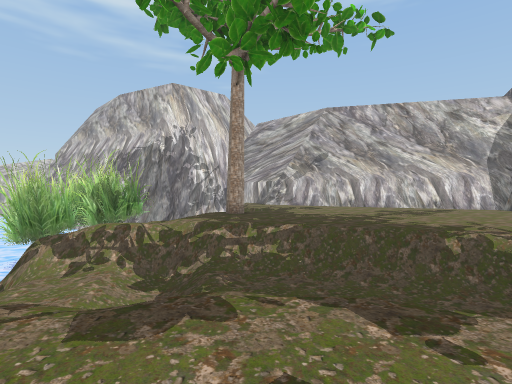
View 1 (above)

19 first-person views from a walk through a scene from a Unity 3-D project. The camera is 1.2 m above the floor, looks level and sees 80° across. The floor is counted in squares, 2 m on a side. Each view is taken from the middle of a square. On the plan, view 1 faces up. The plan holds only what a view shows up to about 9 squares ahead; the rest is blank. The place goes on beyond the plan. Some animated figures are not drawn.

View 2
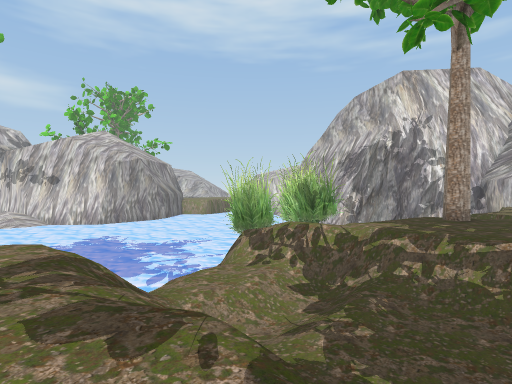

View 3
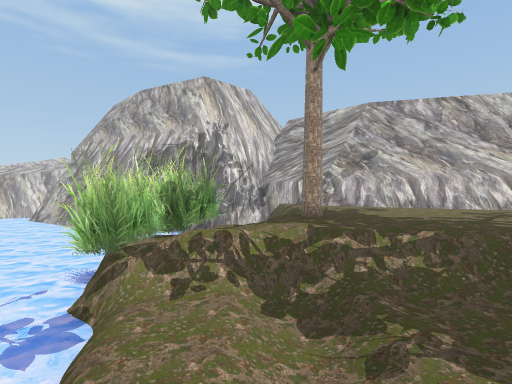

View 4
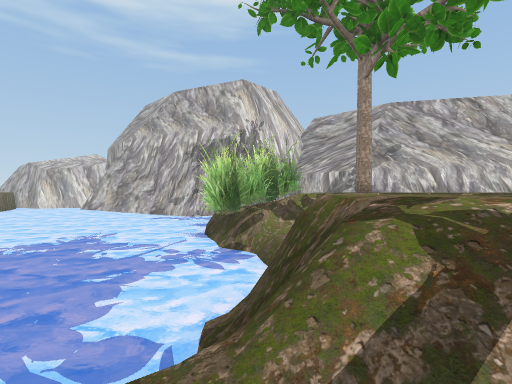

View 5
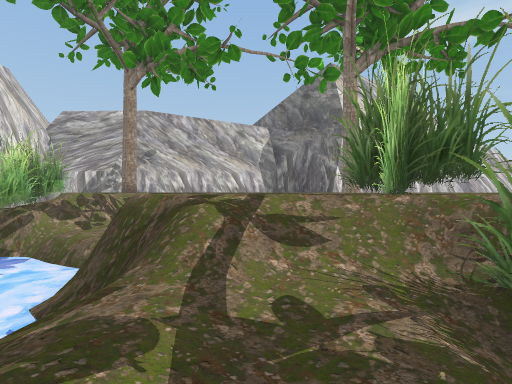

View 6
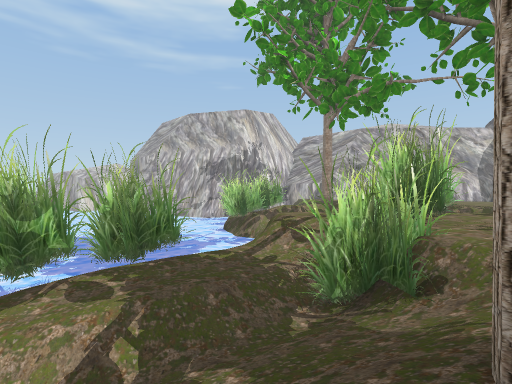

View 7
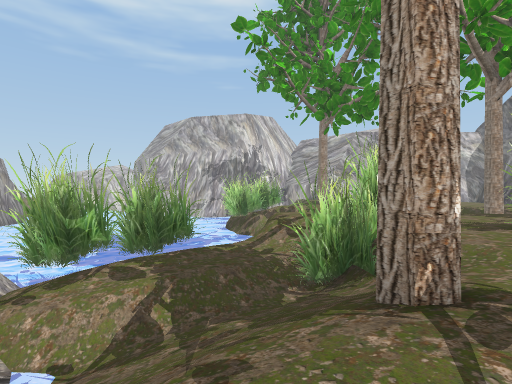

View 8
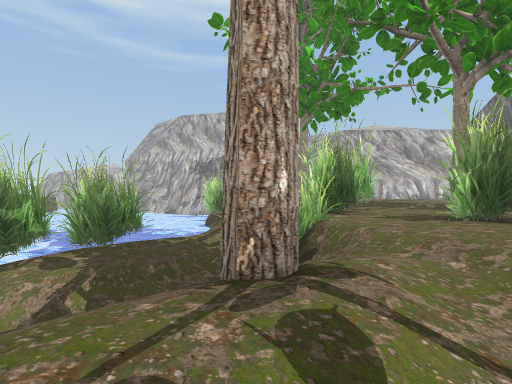

View 9
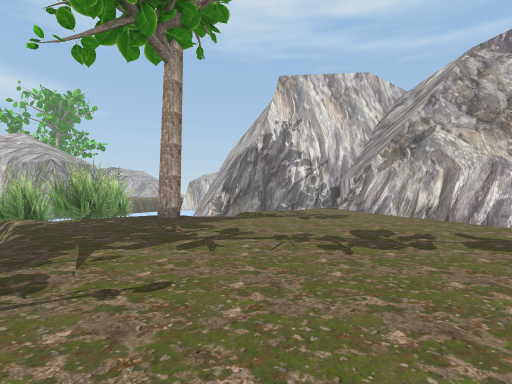

View 10
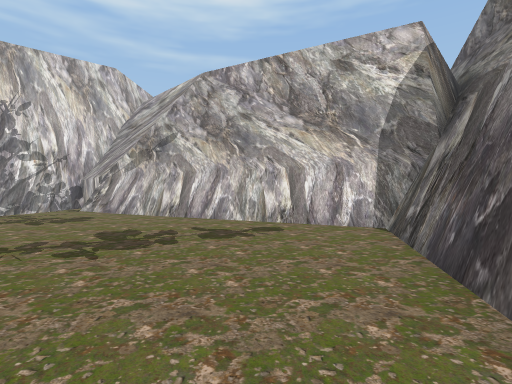

View 11
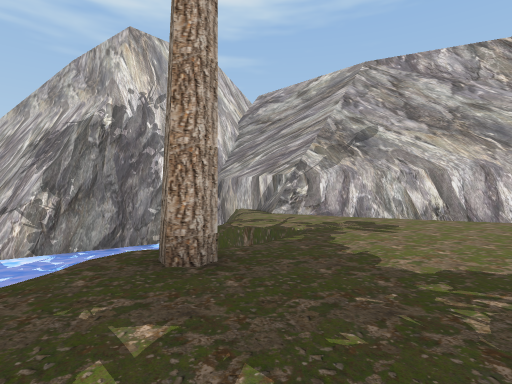

View 12
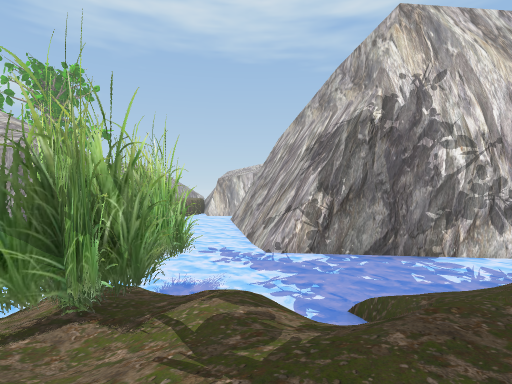

View 13
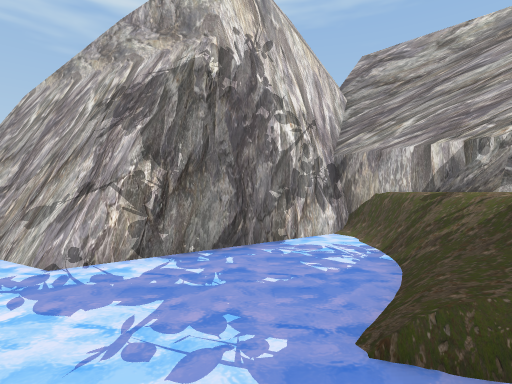

View 14
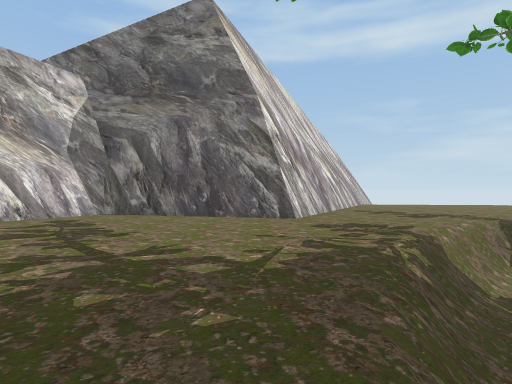

View 15
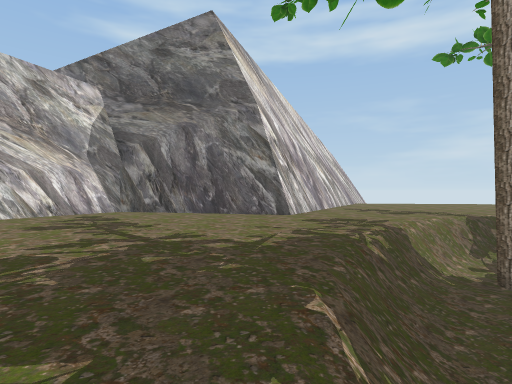

View 16
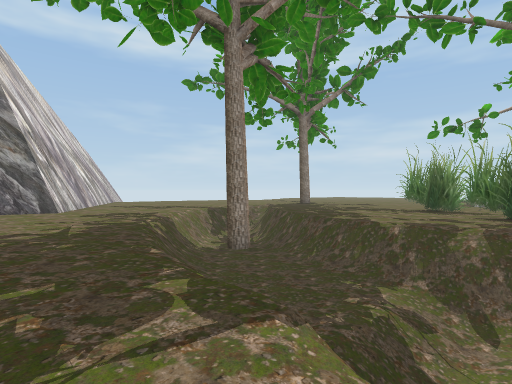

View 17
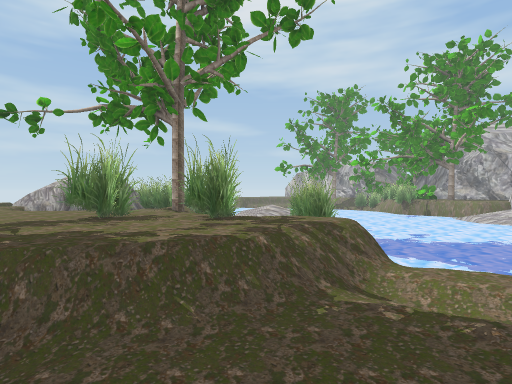

View 18
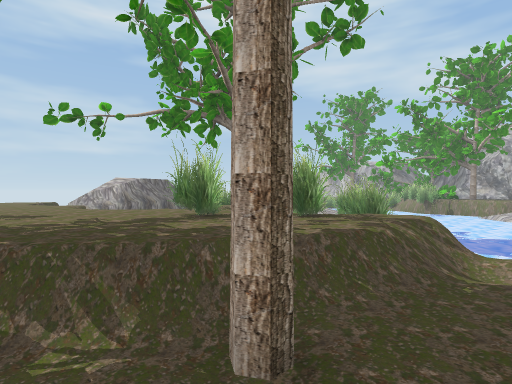

View 19
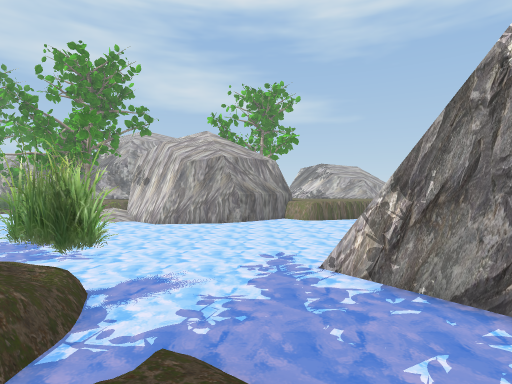

### Floor plan
Key: @ floor where view 1 was taken; # wall or solid block; x gap in a wall; . main floor; - floor 1.25 m lower than the main floor; _ floor 1.5 m lower than the main floor; < floor 1.75 m lower than the main floor; ( floor 2.25 m lower than the main floor; / step, stairs or slope; = window, fence, low wall or low ledge; ~ liquid the walk can cross; ≈ liquid the walk keeps out of; v drop or lower ground; T thing the floor can be seen under or through.
Columns run from 9 left of view 1 to 9 right of it. Each row starts with its distance up from view 1.
 17      ######
 16     ##≈≈v.#
 15 #####≈≈≈v.##
 14 ≈###≈≈≈≈=..##
 13 ≈≈≈≈≈≈≈(/...###
 12 ≈≈≈≈≈≈~//.....###
 11 ≈≈≈≈≈≈x  v .....###
 10 ≈≈≈≈≈≈≈   ........#
  9 ≈≈≈≈#///#........##
  8 ≈≈≈≈###/.........#
  7 ≈≈≈≈≈#//.........#
  6 ≈≈≈≈#////.......##
  5 ≈≈≈≈≈≈////##....###
  4 ≈≈≈≈≈≈///__/TT....#
  3 ≈≈≈≈≈≈///____TT....
  2 ≈≈≈≈≈≈////#/T<T/...
  1 ≈≈≈≈≈v.....TT/<#...
  0 ≈≈≈ _=/.#@...T#/...
 -1 ≈≈###//##...../  ..
 -2  ≈##-/##..#...
 -3  =#/////.##...
 -4   x/////......
 -5     //#// ....
 -6      /./   ...
 -7      ./

Where each view was taken, in squares from view 1:
view 1: 0 up, 0 right, facing up
view 2: 1 up, 1 right, facing up-left
view 3: 1 up, 2 left, facing up
view 4: 1 down, 4 left, facing up
view 5: 2 down, 5 left, facing up-right
view 6: 6 down, 4 left, facing up
view 7: 7 down, 4 left, facing up
view 8: 7 down, 3 left, facing up
view 9: 5 up, 6 right, facing up-left
view 10: 5 up, 6 right, facing up
view 11: 6 up, 0 right, facing up
view 12: 7 up, 1 left, facing up-left
view 13: 9 up, 4 left, facing up
view 14: 6 up, 0 right, facing right
view 15: 6 up, 1 left, facing right
view 16: 7 up, 2 left, facing down-right
view 17: 5 up, 3 right, facing down-left
view 18: 4 up, 5 right, facing down-left
view 19: 12 up, 0 right, facing left
